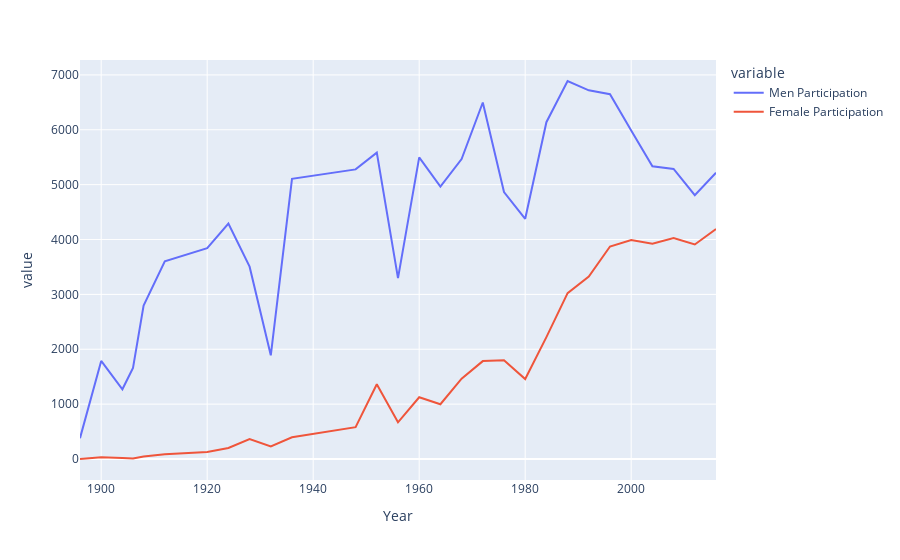

Notebook source saved alongside this figure:
### Code cell
fig1 = px.line(final, x="Year", y=["Men Participation","Female Participation"])

fig1.show()

### Figure 1 — Plotly figure (JSON) as saved in the notebook; plotly's stock layout.template omitted (floating-point values rounded to 4 significant figures)
{"data": [{"hovertemplate": "variable=Men Participation<br>Year=%{x}<br>value=%{y}<extra></extra>", "legendgroup": "Men Participation", "line": {"color": "#636efa", "dash": "solid"}, "marker": {"symbol": "circle"}, "mode": "lines", "name": "Men Participation", "orientation": "v", "showlegend": true, "type": "scatter", "x": [1896, 1900, 1904, 1906, 1908, 1912, 1920, 1924, 1928, 1932, 1936, 1948, 1952, 1956, 1960, 1964, 1968, 1972, 1976, 1980, 1984, 1988, 1992, 1996, 2000, 2004, 2008, 2012, 2016], "xaxis": "x", "y": [380, 1787, 1271, 1661, 2798, 3602, 3843, 4290, 3505, 1890, 5107, 5278, 5584, 3295, 5498, 4966, 5467, 6497, 4866, 4378, 6138, 6889, 6719, 6649, 5988, 5335, 5286, 4809, 5217], "yaxis": "y"}, {"hovertemplate": "variable=Female Participation<br>Year=%{x}<br>value=%{y}<extra></extra>", "legendgroup": "Female Participation", "line": {"color": "#EF553B", "dash": "solid"}, "marker": {"symbol": "circle"}, "mode": "lines", "name": "Female Participation", "orientation": "v", "showlegend": true, "type": "scatter", "x": [1896, 1900, 1904, 1906, 1908, 1912, 1920, 1924, 1928, 1932, 1936, 1948, 1952, 1956, 1960, 1964, 1968, 1972, 1976, 1980, 1984, 1988, 1992, 1996, 2000, 2004, 2008, 2012, 2016], "xaxis": "x", "y": [0, 32, 16, 11, 47, 87, 128, 200, 365, 230, 396, 580, 1363, 669, 1125, 998, 1465, 1784, 1800, 1457, 2222, 3022, 3324, 3872, 3989, 3924, 4029, 3909, 4192], "yaxis": "y"}], "layout": {"legend": {"title": {"text": "variable"}, "tracegroupgap": 0}, "margin": {"t": 60}, "xaxis": {"anchor": "y", "domain": [0, 1], "title": {"text": "Year"}}, "yaxis": {"anchor": "x", "domain": [0, 1], "title": {"text": "value"}}}}
